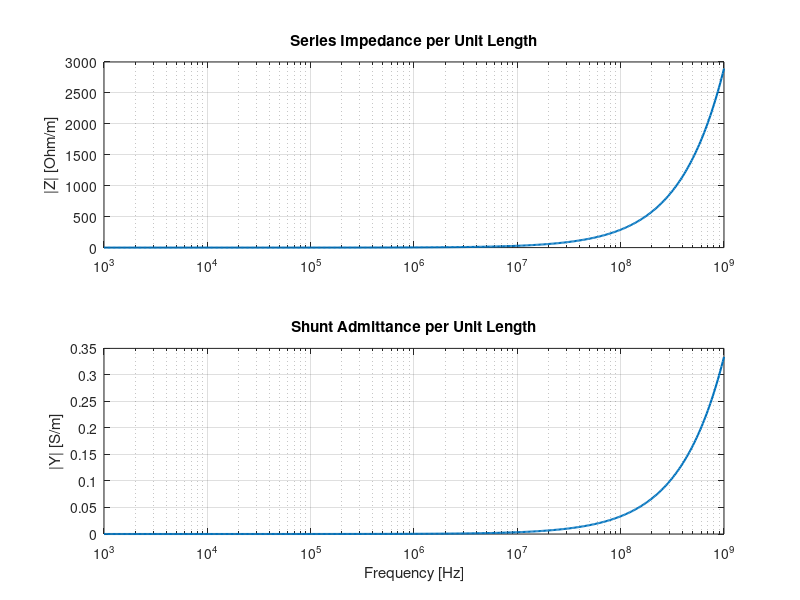

This chart was generated by the following MATLAB code:
% Frequency sweep
f = logspace(3, 9, 500);  % 1 kHz to 1 GHz
w = 2*pi*f;

% Geometry and material parameters (customize as needed)
mu0 = 4*pi*1e-7;           % Vacuum permeability
eps0 = 8.854e-12;          % Vacuum permittivity
sigma_c = 5.8e7;           % Copper conductivity [S/m]
eps_r = 2.2;               % Relative permittivity of dielectric
tan_delta = 0.002;         % Dielectric loss tangent
d = 0.01;                  % Distance between conductors [m]
r = 1e-3;                  % Conductor radius [m]
l = 1;                     % Line length [m] (optional for scaling)

% Frequency-dependent per-unit-length RLCG
delta = sqrt(2 ./ (w * mu0 * sigma_c));  % Skin depth
R = 1 ./ (2*pi*r*sigma_c*delta);         % Skin-effect resistance
L = mu0 / (2*pi) * log(d/r);             % Approximate inductance

C = 2*pi*eps0*eps_r / log(d/r);          % Capacitance
G = 2*pi*f.*C.*tan_delta;                % Dielectric loss

% Construct Z and Y (per unit length)
ZcPls = R + 1j*w.*L;  % Series impedance
YcPls = G + 1j*w.*C;  % Shunt admittance

% Bundle into struct
LineData.Frequency = f;
LineData.ZcPls = ZcPls;
LineData.YcPls = YcPls;

% Send to workspace for Simulink
assignin('base','LineData',LineData);


figure;
subplot(2,1,1);
semilogx(f, abs(ZcPls), 'LineWidth', 1.5); grid on;
ylabel('|Z| [Ohm/m]');
title('Series Impedance per Unit Length');

subplot(2,1,2);
semilogx(f, abs(YcPls), 'LineWidth', 1.5); grid on;
ylabel('|Y| [S/m]');
xlabel('Frequency [Hz]');
title('Shunt Admittance per Unit Length');